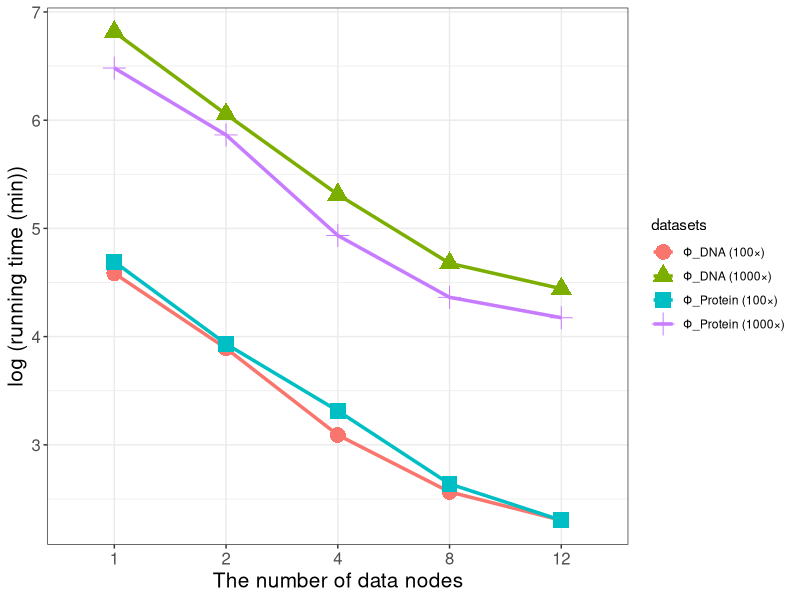

R code for this plot:
library(ggplot2) # 引入ggplot2包

datasets = c('Φ_DNA (100×)', 'Φ_DNA (100×)', 'Φ_DNA (100×)', 'Φ_DNA (100×)', 'Φ_DNA (100×)',
          'Φ_DNA (1000×)','Φ_DNA (1000×)','Φ_DNA (1000×)','Φ_DNA (1000×)','Φ_DNA (1000×)',
          'Φ_Protein (100×)', 'Φ_Protein (100×)', 'Φ_Protein (100×)', 'Φ_Protein (100×)', 'Φ_Protein (100×)',
          'Φ_Protein (1000×)','Φ_Protein (1000×)','Φ_Protein (1000×)','Φ_Protein (1000×)','Φ_Protein (1000×)')
x = c(1, 2, 4, 8, 12,
      1, 2, 4, 8, 12,
      1, 2, 4, 8, 12,
      1, 2, 4, 8, 12)
# y = c(120, 60, 30, 15, 10, 
#       1020, 510, 255, 127.5, 85, 
#       120, 60, 30, 15, 10, 
#       780, 390, 195, 97.5, 65)
y = c(98, 49, 22, 13, 10, 
      911, 426, 203, 107.5, 85, 
      109, 51, 27.5, 14, 10, 
      653, 352, 139, 78.5, 65)
y = log(y)
tgg=data.frame(datasets, x, y)
ggplot(tgg, aes(x = factor(x), y = y, colour = datasets, group = datasets, shape = datasets)) + 
  geom_line(size=1.2) +
  geom_point(size=5) +
  #scale_y_continuous(breaks=seq(0, 1000, 100)) +
  labs(x="The number of data nodes", y="log (running time (min))") +
  theme_bw() +
  theme(axis.text=element_text(size=12), axis.title=element_text(size=15))
